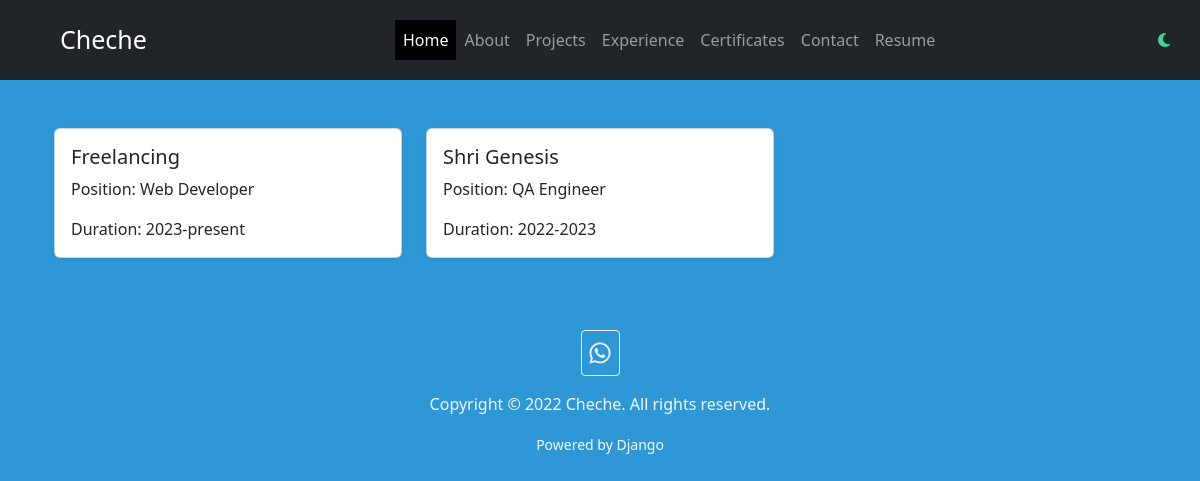
The page /experience/ on the database as committed earlier.
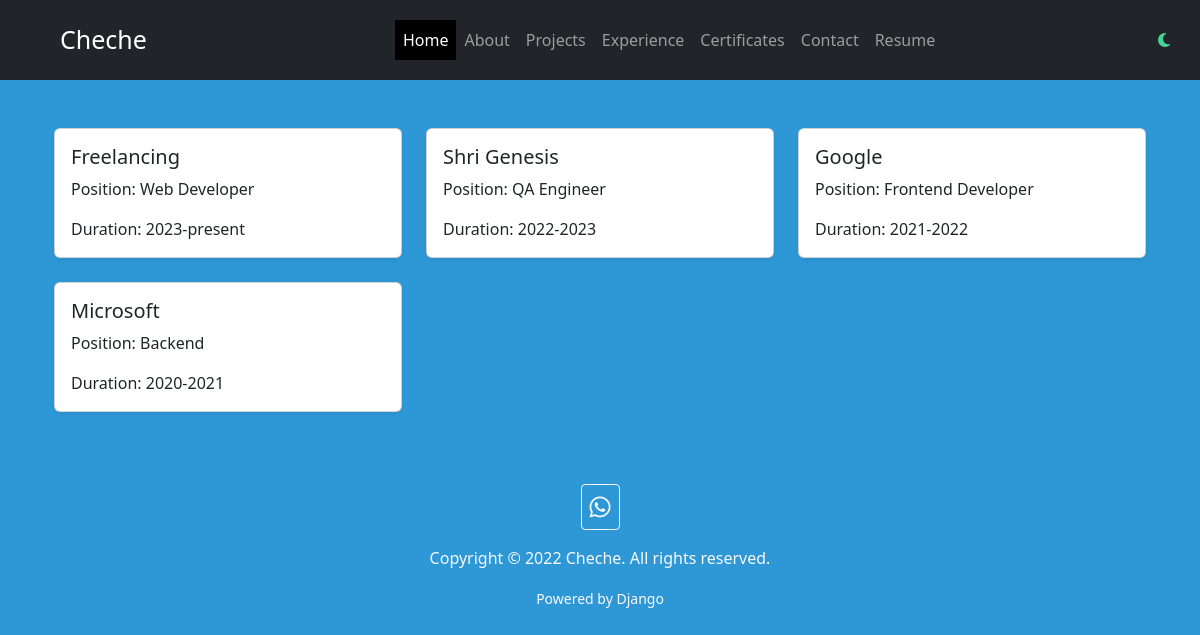
The same page on the database as committed later.
### resume/models.py (models this page shows, shortened)
class Experience(models.Model):
    Company = models.CharField(max_length=100, blank=True, default="ok")
    Position = models.CharField(max_length=100, blank=True, default="ok")
    Duration = models.CharField(max_length=100, blank=True, default="ok")
    class Meta:
        verbose_name_plural = "Experience"

### resume/views.py (the view)
# urls.py: path("experience/", views.experience, name="experience"),
def experience(request):
    experience = Experience.objects.all()
    return render(request, "experience.html", {"experience": experience})

### resume/templates/experience.html (shortened to what this page needs)
{% extends 'base.html' %} <br />
{% load static %} <br />
{% block content1 %}
<div class="container mt-5">
    <div class="row">
        {% for exp in experience %}
        <div class="col-md-4">
            <div class="card mb-4 shadow-sm">
                <div class="card-body">
                    <h5 class="card-title">{{ exp.Company }}</h5>
                    <p class="card-text">Position: {{ exp.Position }}</p>
                    <p class="card-text">Duration: {{ exp.Duration }}</p>
                </div>
            </div>
        </div>
        {% endfor %}
    </div>
</div>
{% endblock content1 %}

### resume/templates/base.html (shortened to what this page needs)
<!DOCTYPE html>
{% load static %}
<html lang="en">
  <head>
    <link
      href="https://cdn.jsdelivr.net/npm/bootstrap@5.3.3/dist/css/bootstrap.min.css"
      rel="stylesheet"
    />
    <link rel="stylesheet" href="{% static 'css/style.css' %}" />
    <link
      rel="stylesheet"
      href="https://cdnjs.cloudflare.com/ajax/libs/font-awesome/6.6.0/css/all.min.css"
    />
  </head>
  <body>
    {% include "navbar.html" %}
    <div class="container">{% block content1 %} {% endblock content1 %}</div>
    {% include "footer.html" %}
  </body>
</html>

### resume/templates/navbar.html (shortened to what this page needs)
{% load static %}
<nav class="navbar navbar-expand-lg navbar-dark bg-dark">
  <div class="container-fluid">
    <a class="navbar-brand ms-5 m-2" href="/">Cheche</a>
    <div class="collapse navbar-collapse" id="navbarText">
      <ul class="navbar-nav me-auto mb-2 mb-lg-0">
        <li class="nav-item">
          <a
            class="nav-link active"
            aria-current="page"
            href="{% url 'resume:home' %}"
            >Home</a
          >
        </li>
        <li class="nav-item">
          <a class="nav-link" href="{% url 'resume:about' %}">About</a>
        </li>
        <li class="nav-item">
          <a class="nav-link" href="{% url 'resume:projects' %}">Projects</a>
        </li>
        <li class="nav-item">
          <a class="nav-link" href="{% url 'resume:experience' %}"
            >Experience</a
          >
        </li>
        <li class="nav-item">
          <a class="nav-link" href="{% url 'resume:certificates' %}"
            >Certificates</a
          >
        </li>
        <li class="nav-item">
          <a class="nav-link" href="{% url 'resume:contact' %}">Contact</a>
        </li>
        <li class="nav-item">
          <a class="nav-link" href="{% url 'resume:resume' %}">Resume</a>
        </li>
      </ul>
      <i id="icon" class="fas fa-moon"></i>
    </div>
  </div>
</nav>

### resume/templates/footer.html
<footer class="mt-5 text-center text-light">
  <button style="font-size: 24px" class="btn btn-outline-light btn-sm mb-3">
    <a
      href="https://wa.me/+2347048167337"
      style="color: inherit; text-decoration: none"
    >
      <i class="fab fa-whatsapp"></i>
    </a>
  </button>
  <p class="text-center">Copyright &copy; 2022 Cheche. All rights reserved.</p>
  <small>Powered by Django</small>
</footer>

### resume/static/css/style.css (style rules this page uses)
body { background-color: var(--primary-color); color: var(--secondary-color); }
.navbar-brand { padding-right: 240px; font-size: 25px; }
.navbar-dark { background-color: rgb(18, 1, 16); }
footer a { text-decoration: none; }
#icon { cursor: pointer; width: 30px; color: #4fffb0; opacity: 0.8; }
:root { --primary-color: #2e98d7; --secondary-color: #212121; }

### resume/templates/navbar.html (style rules this page uses)
.active { background-color: black; }

Rows that differ between the two databases and show on the page:
added Experience: Company "Google", Position "Frontend Developer", Duration "2021-2022"
added Experience: Company "Microsoft", Position "Backend", Duration "2020-2021"
